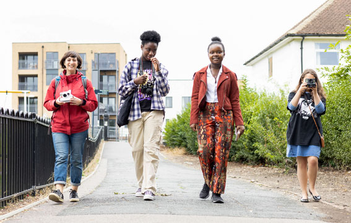
#> input picture IOLabs/Lab6/People.bmp, 351 x 223 px, shrunk from 567 x 361 before the run
$ python yolo-rcnn.py
#> lines starting #> are read from the running program, lines starting #| are printed output that depends on the picture; after the words box and inside, x2 and y2 are one past the last pixel; in counts of white or black regions, pixels touching at a corner belong together
import cv2

pre_trained_classifier = cv2.CascadeClassifier(cv2.data.haarcascades + 'haarcascade_frontalface_default.xml')

def find_face_in_image(image: str):
#> called with image = 'People.bmp'
    bgr_image = cv2.imread(image)
#> bgr_image is the input picture: shape (223, 351, 3); mean B, G, R 164.2, 173.7, 181.7
    gray_image = cv2.cvtColor(bgr_image, cv2.COLOR_BGR2GRAY)
    faces = pre_trained_classifier.detectMultiScale(gray_image, scaleFactor=1.1, minNeighbors=3)
#> faces = ()

    for (x, y, z, h) in faces:
        cv2.rectangle(bgr_image, (x, y), (x + z, y + h), (255, 0, 0), 2)
#> this loop made 0 passes

    cv2.imshow("Detected faces", bgr_image)
    cv2.waitKey(0)


find_face_in_image("People.bmp")
find_face_in_image("People2.png")
#> call 2 of find_face_in_image, with image = 'People2.png'
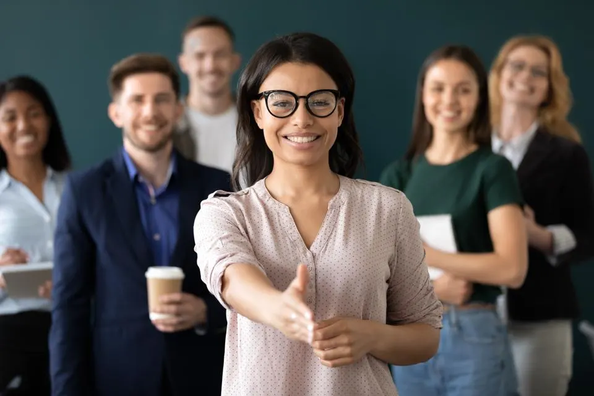
#> input picture IOLabs/Lab6/People2.png, 594 x 396 px, shrunk from 960 x 640 before the run
#> in find_face_in_image, bgr_image is the input picture: shape (396, 594, 3); mean B, G, R 83.3, 86.1, 90.9
#> in find_face_in_image (call 2), `faces = pre_trained_classifier.detectMultiScale(gray_image, scaleFacto..`: faces = [[180, 32, 60, 60], [489, 40, 77, 77], [415, 62, 69, 69], [115, 73, 70, 70], [257, 176, 62, 62], [246, 61, 104, 104]]
#> the loop in find_face_in_image (call 2), `for (x, y, z, h) in faces:` made 6 passes
#> after the loop in find_face_in_image (call 2), `for (x, y, z, h) in faces:`: bgr_image: shape (396, 594, 3); 2.24% of pixels changed, all inside (x1, y1, x2, y2) = (114, 31, 568, 240)
find_face_in_image("People3.png")
#> call 3 of find_face_in_image, with image = 'People3.png'
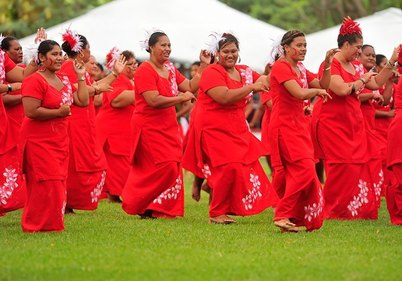
#> input picture IOLabs/Lab6/People3.png, 402 x 281 px, shrunk from 650 x 454 before the run
#> in find_face_in_image, bgr_image is the input picture: shape (281, 402, 3); mean B, G, R 66.8, 93.9, 187.7
#> in find_face_in_image (call 3), `gray_image = cv2.cvtColor(bgr_image, cv2.COLOR_BGR2GRAY)`:
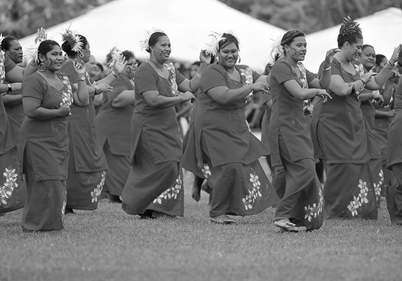
#> gray_image: shape (281, 402); min 2, max 255, mean 118.9
#> in find_face_in_image (call 3), `faces = pre_trained_classifier.detectMultiScale(gray_image, scaleFacto..`: faces = ()
find_face_in_image("People4.png")
#> call 4 of find_face_in_image, with image = 'People4.png'
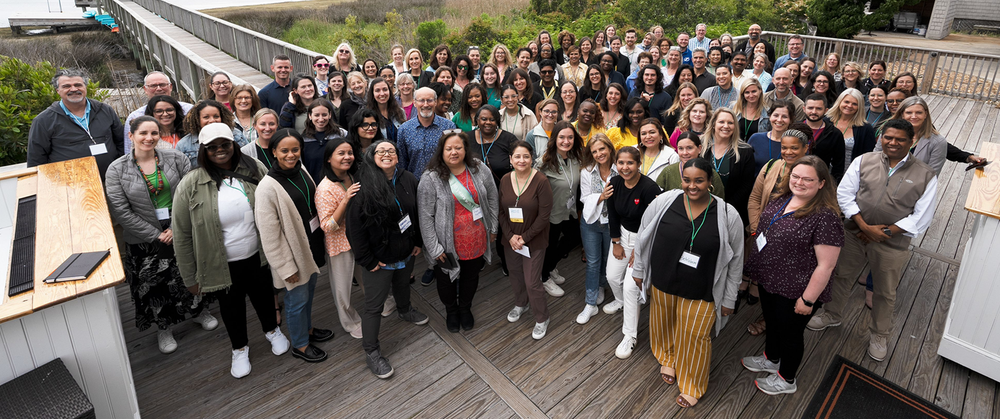
#> input picture IOLabs/Lab6/People4.png, 1000 x 419 px, shrunk from 1617 x 677 before the run
#> in find_face_in_image, bgr_image is the input picture: shape (419, 1000, 3); mean B, G, R 88.6, 96, 105.7
#> in find_face_in_image (call 4), `faces = pre_trained_classifier.detectMultiScale(gray_image, scaleFacto..`: faces = 21 rows, first 6: [369, 80, 25, 25], [412, 90, 26, 26], [151, 100, 28, 28], [901, 103, 25, 25], [768, 106, 26, 26], [713, 112, 26, 26]
#> the loop in find_face_in_image (call 4), `for (x, y, z, h) in faces:` made 21 passes
#> (x, y, z, h) on passes 1 to 12: (369, 80, 25, 25), (412, 90, 26, 26), (151, 100, 28, 28), (901, 103, 25, 25), (768, 106, 26, 26), (713, 112, 26, 26), (255, 114, 26, 26), (134, 122, 30, 30), (635, 122, 27, 27), (552, 128, 26, 26), (880, 129, 28, 28), (440, 138, 28, 28)
#> after the loop in find_face_in_image (call 4), `for (x, y, z, h) in faces:`:
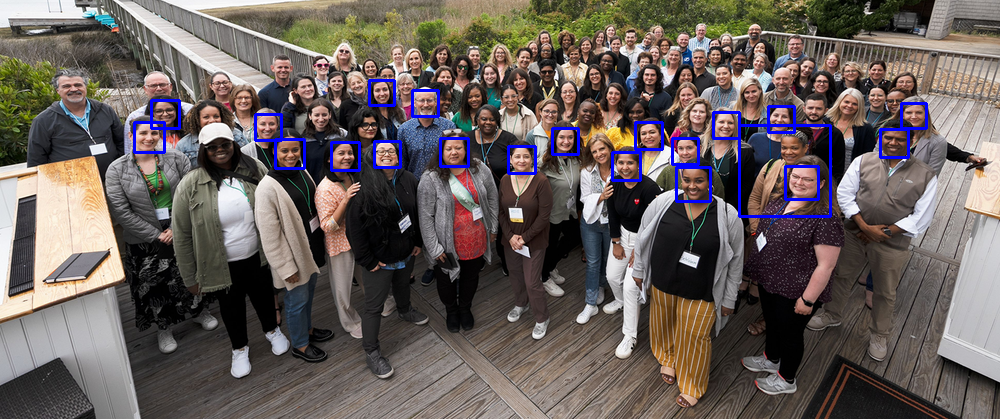
#> bgr_image: shape (419, 1000, 3); 1.79% of pixels changed, all inside (x1, y1, x2, y2) = (133, 79, 928, 218)
find_face_in_image("People5.png")
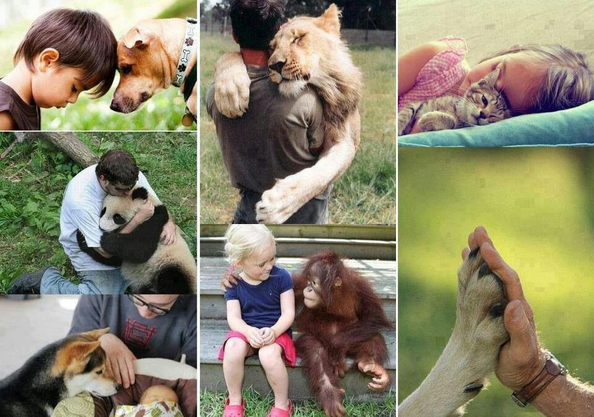
#> input picture IOLabs/Lab6/People5.png, 594 x 417 px, shrunk from 960 x 674 before the run
#> in find_face_in_image, bgr_image is the input picture: shape (417, 594, 3); mean B, G, R 106.6, 132.5, 137.8
#> in find_face_in_image (call 5), `gray_image = cv2.cvtColor(bgr_image, cv2.COLOR_BGR2GRAY)`:
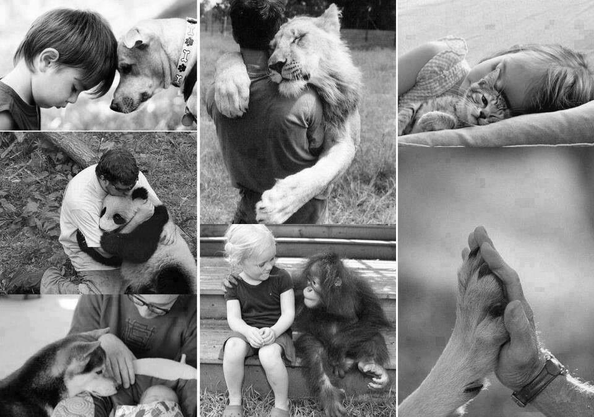
#> gray_image: shape (417, 594); min 0, max 255, mean 131.1
#> in find_face_in_image (call 5), `faces = pre_trained_classifier.detectMultiScale(gray_image, scaleFacto..`: faces = ()
